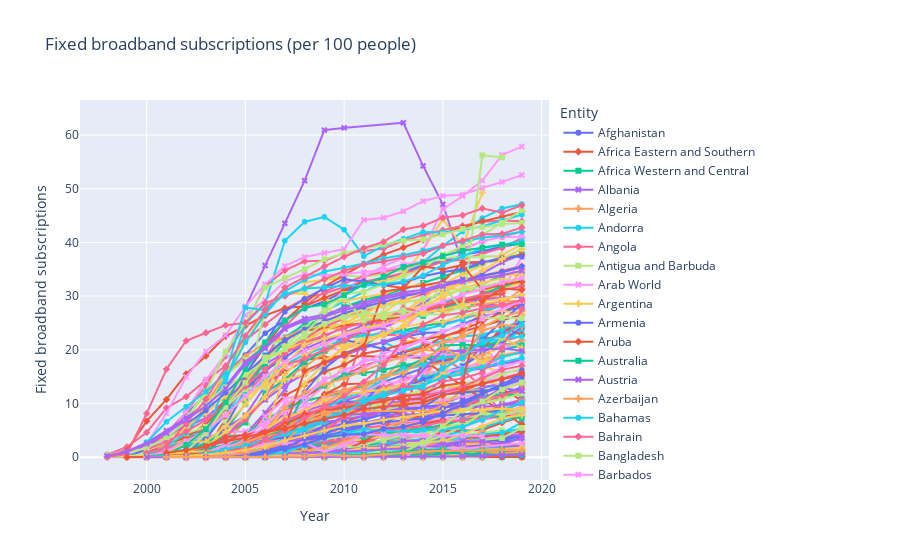

Here is the notebook cell this chart was saved with:
### Code cell
fig = px.line(df, x='Year', y='Fixed broadband subscriptions', title='Fixed broadband subscriptions (per 100 people)', color='Entity', symbol='Entity')
fig.show()
